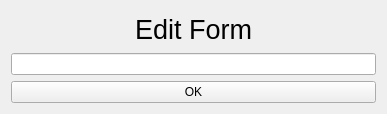
<?xml version="1.0" encoding="UTF-8"?>
<ui version="4.0">
 <class>TodoEdit</class>
 <widget class="QWidget" name="TodoEdit">
  <property name="geometry">
   <rect>
    <x>0</x>
    <y>0</y>
    <width>387</width>
    <height>114</height>
   </rect>
  </property>
  <property name="windowTitle">
   <string>Form</string>
  </property>
  <layout class="QGridLayout" name="gridLayout">
   <item row="0" column="0">
    <widget class="QLabel" name="label">
     <property name="font">
      <font>
       <pointsize>20</pointsize>
      </font>
     </property>
     <property name="text">
      <string>Edit Form</string>
     </property>
     <property name="alignment">
      <set>Qt::AlignCenter</set>
     </property>
    </widget>
   </item>
   <item row="1" column="0">
    <widget class="QLineEdit" name="text"/>
   </item>
   <item row="2" column="0">
    <widget class="QPushButton" name="ok_btn">
     <property name="text">
      <string>OK</string>
     </property>
    </widget>
   </item>
  </layout>
 </widget>
 <resources/>
 <connections/>
</ui>
